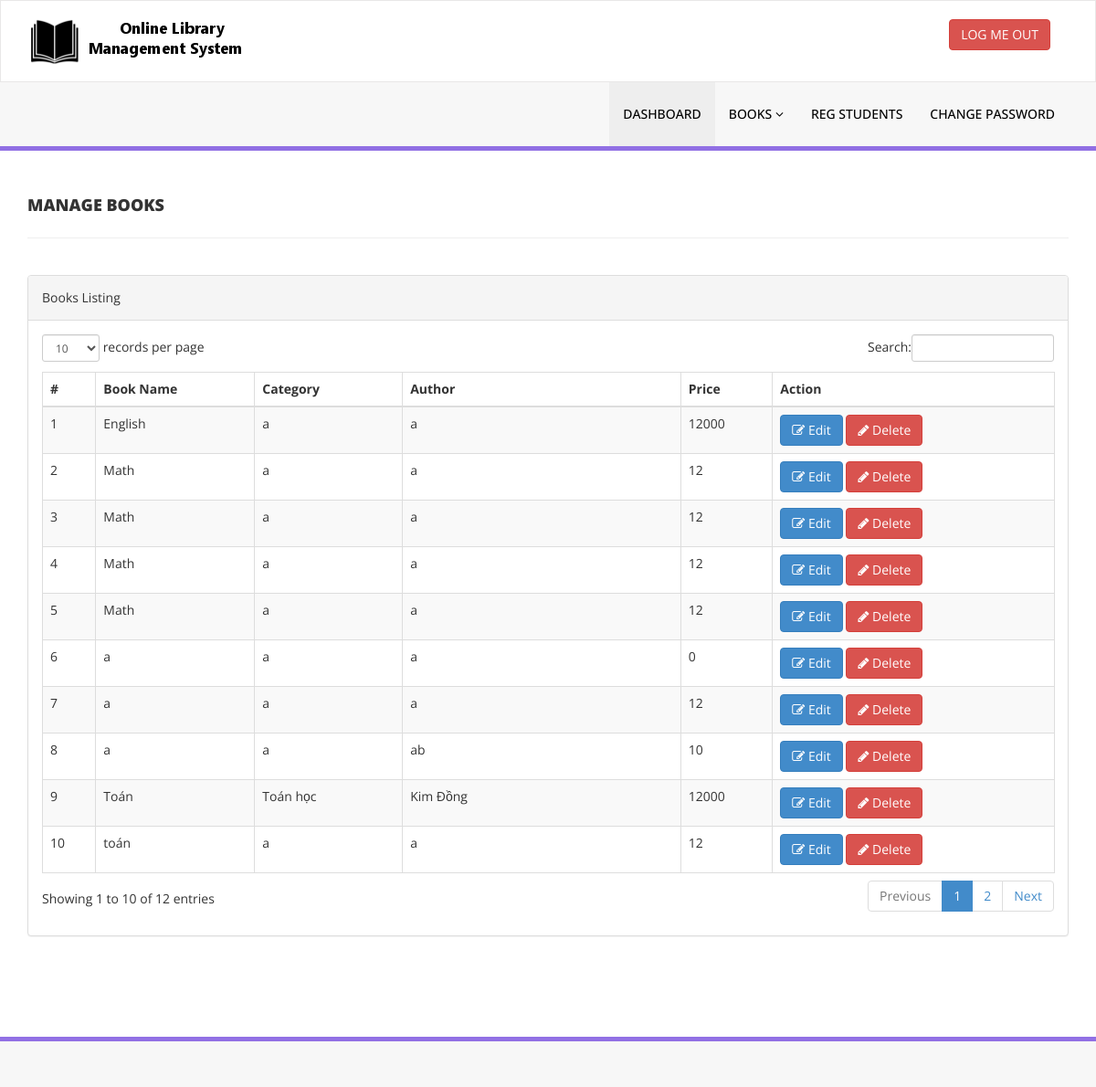
The app's page /admin/manage-books.php (signed in) with its own data.
### tables this page shows
CREATE TABLE `tblbooks` (
  `id` int(11) NOT NULL,
  `BookName` varchar(255) DEFAULT NULL,
  `Category` varchar(50) NOT NULL,
  `Author` varchar(50) NOT NULL,
  `BookPrice` int(11) DEFAULT NULL,
  `RegDate` timestamp NULL DEFAULT current_timestamp(),
  `UpdationDate` timestamp NULL DEFAULT NULL ON UPDATE current_timestamp()
);

### admin/manage-books.php (the view, shortened to what this page needs)
<?php
include('includes/config.php');
if(strlen($_SESSION['alogin']) == 0) {
    header('location:index.php');
    exit();
} else {
?>
<!DOCTYPE html>
<html xmlns="http://www.w3.org/1999/xhtml">
<head>
    <link href="assets/css/bootstrap.css" rel="stylesheet" />
    <link href="assets/css/font-awesome.css" rel="stylesheet" />
    <link href="assets/js/dataTables/dataTables.bootstrap.css" rel="stylesheet" />
    <link href="assets/css/style.css" rel="stylesheet" />
</head>
<body>
    <?php include('includes/header.php');?>
    <div class="content-wrapper">
         <div class="container">
            <div class="row pad-botm">
                <div class="col-md-12">
                    <h4 class="header-line">Manage Books</h4>
                </div>
            </div>
            <div class="row">
                <div class="col-md-12">
                    <div class="panel panel-default">
                        <div class="panel-heading">
                           Books Listing
                        </div>
                        <div class="panel-body">
                            <div class="table-responsive">
                                <table class="table table-striped table-bordered table-hover" id="dataTables-example">
                                    <thead>
                                        <tr>
                                            <th>#</th>
                                            <th>Book Name</th>
                                            <th>Category</th>
                                            <th>Author</th>
                                            <th>Price</th>
                                            <th>Action</th>
                                        </tr>
                                    </thead>
                                    <tbody>
                                    <?php
                                        $sql = "SELECT * FROM tblbooks";
                                        $query = $dbh->prepare($sql);
                                        $query->execute();
                                        $results = $query->fetchAll(PDO::FETCH_OBJ);
                                        $cnt = 1;
                                        if($query->rowCount() > 0) {
                                            foreach($results as $result) { ?>
                                                <tr class="odd gradeX">
                                                    <td class="center"><?php echo htmlentities($cnt);?></td>
                                                    <td class="center"><?php echo htmlentities($result->BookName);?></td>
                                                    <td class="center"><?php echo htmlentities($result->Category);?></td>
                                                    <td class="center"><?php echo htmlentities($result->Author);?></td>
                                                    <td class="center"><?php echo htmlentities($result->BookPrice);?></td>
                                                    <td class="center">
                                                        <a href="edit-book.php?bookid=<?php echo htmlentities($result->id);?>">
                                                            <button id="editbook" class="btn btn-primary"><i class="fa fa-edit "></i> Edit</button>
                                                        </a>
                                                        <a href="manage-books.php?del=<?php echo htmlentities($result->id);?>" onclick="return ">
                                                            <button name="delete" class="btn btn-danger"><i  class="fa fa-pencil"></i> Delete</button>
                                                        </a>
                                                    </td>
                                                </tr>
                                    <?php $cnt=$cnt+1;}} ?>
                                    </tbody>
                                </table>
                            </div>
                        </div>
                    </div>
                </div>
            </div>
        </div>
    </div>
    <?php include('includes/footer.php');?>
</body>
</html>
<?php } ?>

### admin/includes/header.php (shortened to what this page needs)
<div class="navbar navbar-inverse set-radius-zero" >
        <div class="container">
            <div class="navbar-header">
                <a class="navbar-brand">
                    <img src="assets/img/logo.png" />
                </a>
            </div>
            <div class="right-div">
                <a href="logout.php" class="btn btn-danger pull-right">LOG ME OUT</a>
            </div>
        </div>
    </div>
    <section class="menu-section">
        <div class="container">
            <div class="row ">
                <div class="col-md-12">
                    <div class="navbar-collapse collapse ">
                        <ul id="menu-top" class="nav navbar-nav navbar-right">
                            <li><a href="dashboard.php" class="menu-top-active">DASHBOARD</a></li>
 <li>
                                <a href="#" class="dropdown-toggle" id="book" data-toggle="dropdown"> Books <i class="fa fa-angle-down"></i></a>
                            </li>
                             <li><a id="regstudents" href="reg-students.php">Reg Students</a></li>
  <li><a id="changepassword" href="change-password.php">Change Password</a></li>
                        </ul>
                    </div>
                </div>
            </div>
        </div>
    </section>

### admin/includes/footer.php (shortened to what this page needs)
<section class="footer-section">
 </section>

### admin/assets/css/style.css (style rules this page uses)
.set-radius-zero { border-radius:0px; -moz-border-radius:0px; -webkit-border-radius:0px; }
.content-wrapper { margin-top: 40px; min-height:800px; padding-bottom:90px; }
.header-line { font-weight:900; padding-bottom:25px; border-bottom:1px solid #eeeeee; text-transform:uppercase; }
.pad-botm { padding-bottom:30px; }
.right-div { float: right; padding: 20px; }
#menu-top a { color:#000; text-decoration:none; font-weight:500; padding: 25px 15px 25px 15px; text-transform:uppercase; }
.menu-section { background-color: #f7f7f7; border-bottom:5px solid #9170E4; width:100% }
.menu-top-active { background-color:#eeeeee; }
.navbar-inverse { background-color: #FFF; border-color: rgba(155, 153, 153, 0.23); }
.navbar { min-height: 90px; margin-bottom: 0px; }
.footer-section { padding:25px 50px 25px 50px; color:#000; font-size:13px; background-color: #f7f7f7; text-align:right; border-top:5px solid #9170E4; }

### records on screen
tblbooks: BookName "English", Category "a", Author "a", BookPrice "12000"
tblbooks: BookName "Math", Category "a", Author "a", BookPrice "12"
tblbooks: BookName "Math", Category "a", Author "a", BookPrice "12"
tblbooks: BookName "Math", Category "a", Author "a", BookPrice "12"
tblbooks: BookName "Math", Category "a", Author "a", BookPrice "12"
tblbooks: BookName "a", Category "a", Author "a", BookPrice "0"
tblbooks: BookName "a", Category "a", Author "a", BookPrice "12"
tblbooks: BookName "a", Category "a", Author "ab", BookPrice "10"
tblbooks: BookName "Toán", Category "Toán học", Author "Kim Đồng", BookPrice "12000"
tblbooks: BookName "toán", Category "a", Author "a", BookPrice "12"
